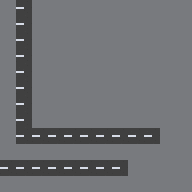

Tiled map render using the project's own tile images. Description and the whole map definition, tile-layer contents included, below:
An orthogonal 12x12 tile map with 16x16 px tiles, 1 tile layer (terrain).

<map version="1.0" orientation="orthogonal" renderorder="right-down" width="12" height="12" tilewidth="16" tileheight="16" nextobjectid="47">
 <tileset firstgid="1" name="roguelikeCity" tilewidth="16" tileheight="16" spacing="1">
  <image source="tileset.png" width="628" height="475" />
  <terraintypes>
   <terrain name="Grass" tile="963" />
   <terrain name="Pavement" tile="14" />
   <terrain name="Water" tile="212" />
  </terraintypes>
  <tile id="8" terrain=",,,1" />
  <tile id="9" terrain=",,1," />
  <tile id="12" terrain="1,1,1," />
  <tile id="13" terrain="1,1,,1" />
  <tile id="45" terrain=",1,," />
  <tile id="46" terrain="1,,," />
  <tile id="49" terrain="1,,1,1" />
  <tile id="50" terrain=",1,1,1" />
  <tile id="174" terrain=",,,2" />
  <tile id="175" terrain=",,2,2" />
  <tile id="176" terrain=",,2," />
  <tile id="177" terrain="2,2,2," />
  <tile id="178" terrain="2,2,,2" />
  <tile id="211" terrain=",2,,2" />
  <tile id="213" terrain="2,,2," />
  <tile id="214" terrain="2,,2,2" />
  <tile id="215" terrain=",2,2,2" />
  <tile id="248" terrain=",2,," />
  <tile id="249" terrain="2,2,," />
  <tile id="250" terrain="2,,," />
  <tile id="925" terrain=",,,0" />
  <tile id="926" terrain=",,0,0" />
  <tile id="927" terrain=",,0," />
  <tile id="928" terrain="0,0,0," />
  <tile id="929" terrain="0,0,,0" />
  <tile id="962" terrain=",0,,0" />
  <tile id="963" terrain="0,0,0,0" />
  <tile id="964" terrain="0,,0," />
  <tile id="965" terrain="0,,0,0" />
  <tile id="966" terrain=",0,0,0" />
  <tile id="999" terrain=",0,," />
  <tile id="1000" terrain="0,0,," />
  <tile id="1001" terrain="0,,," />
 </tileset>
 <layer name="terrain" width="12" height="12">
  <data encoding="csv">
15,713,15,15,15,15,15,15,15,15,15,15,
15,713,15,15,15,15,15,15,15,15,15,15,
15,713,15,15,15,15,15,15,15,15,15,15,
15,713,15,15,15,15,15,15,15,15,15,15,
15,713,15,15,15,15,15,15,15,15,15,15,
15,713,15,15,15,15,15,15,15,15,15,15,
15,713,15,15,15,15,15,15,15,15,15,15,
15,713,15,15,15,15,15,15,15,15,15,15,
15,713,713,713,713,713,713,713,713,713,15,15,
15,15,15,15,15,15,15,15,15,15,15,15,
713,713,713,713,713,713,713,713,15,15,15,15,
15,15,15,15,15,15,15,15,15,15,15,15
</data>
 </layer>
</map>
